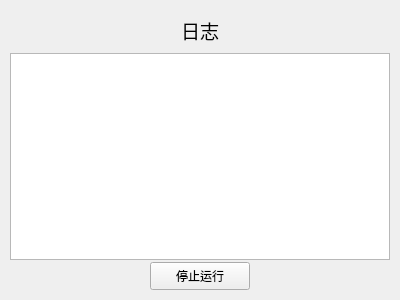
<?xml version="1.0" encoding="UTF-8"?>
<ui version="4.0">
 <class>Log</class>
 <widget class="QWidget" name="Log">
  <property name="geometry">
   <rect>
    <x>0</x>
    <y>0</y>
    <width>400</width>
    <height>300</height>
   </rect>
  </property>
  <property name="sizePolicy">
   <sizepolicy hsizetype="Preferred" vsizetype="Preferred">
    <horstretch>0</horstretch>
    <verstretch>0</verstretch>
   </sizepolicy>
  </property>
  <property name="windowTitle">
   <string>Form</string>
  </property>
  <layout class="QVBoxLayout" name="verticalLayout">
   <property name="spacing">
    <number>2</number>
   </property>
   <property name="leftMargin">
    <number>10</number>
   </property>
   <property name="topMargin">
    <number>10</number>
   </property>
   <property name="rightMargin">
    <number>10</number>
   </property>
   <property name="bottomMargin">
    <number>10</number>
   </property>
   <item>
    <widget class="QLabel" name="label">
     <property name="minimumSize">
      <size>
       <width>0</width>
       <height>41</height>
      </size>
     </property>
     <property name="maximumSize">
      <size>
       <width>10000</width>
       <height>41</height>
      </size>
     </property>
     <property name="font">
      <font>
       <family>微软雅黑</family>
       <pointsize>14</pointsize>
      </font>
     </property>
     <property name="layoutDirection">
      <enum>Qt::LayoutDirection::LeftToRight</enum>
     </property>
     <property name="text">
      <string>&lt;html&gt;&lt;head/&gt;&lt;body&gt;&lt;p align=&quot;center&quot;&gt;&lt;span style=&quot; font-size:14pt;&quot;&gt;日志&lt;/span&gt;&lt;/p&gt;&lt;/body&gt;&lt;/html&gt;</string>
     </property>
     <property name="alignment">
      <set>Qt::AlignmentFlag::AlignCenter</set>
     </property>
    </widget>
   </item>
   <item>
    <widget class="QTextBrowser" name="logBrowser"/>
   </item>
   <item>
    <layout class="QHBoxLayout" name="horizontalLayout">
     <item>
      <spacer name="horizontalSpacer">
       <property name="orientation">
        <enum>Qt::Orientation::Horizontal</enum>
       </property>
       <property name="sizeHint" stdset="0">
        <size>
         <width>40</width>
         <height>20</height>
        </size>
       </property>
      </spacer>
     </item>
     <item>
      <widget class="QPushButton" name="stopButton">
       <property name="sizePolicy">
        <sizepolicy hsizetype="Preferred" vsizetype="Fixed">
         <horstretch>0</horstretch>
         <verstretch>0</verstretch>
        </sizepolicy>
       </property>
       <property name="minimumSize">
        <size>
         <width>100</width>
         <height>28</height>
        </size>
       </property>
       <property name="maximumSize">
        <size>
         <width>100</width>
         <height>28</height>
        </size>
       </property>
       <property name="text">
        <string>停止运行</string>
       </property>
      </widget>
     </item>
     <item>
      <spacer name="horizontalSpacer_2">
       <property name="orientation">
        <enum>Qt::Orientation::Horizontal</enum>
       </property>
       <property name="sizeHint" stdset="0">
        <size>
         <width>40</width>
         <height>20</height>
        </size>
       </property>
      </spacer>
     </item>
    </layout>
   </item>
  </layout>
 </widget>
 <resources/>
 <connections/>
</ui>
